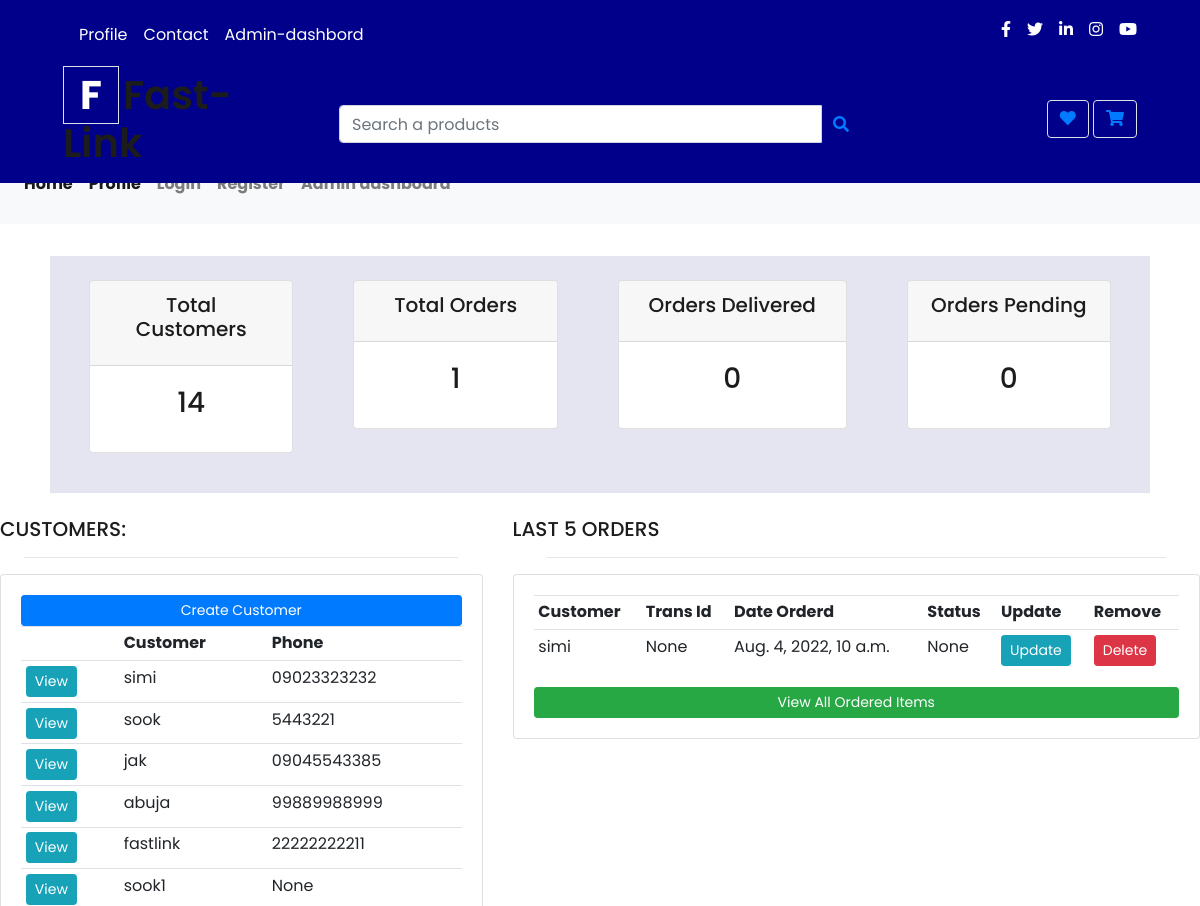
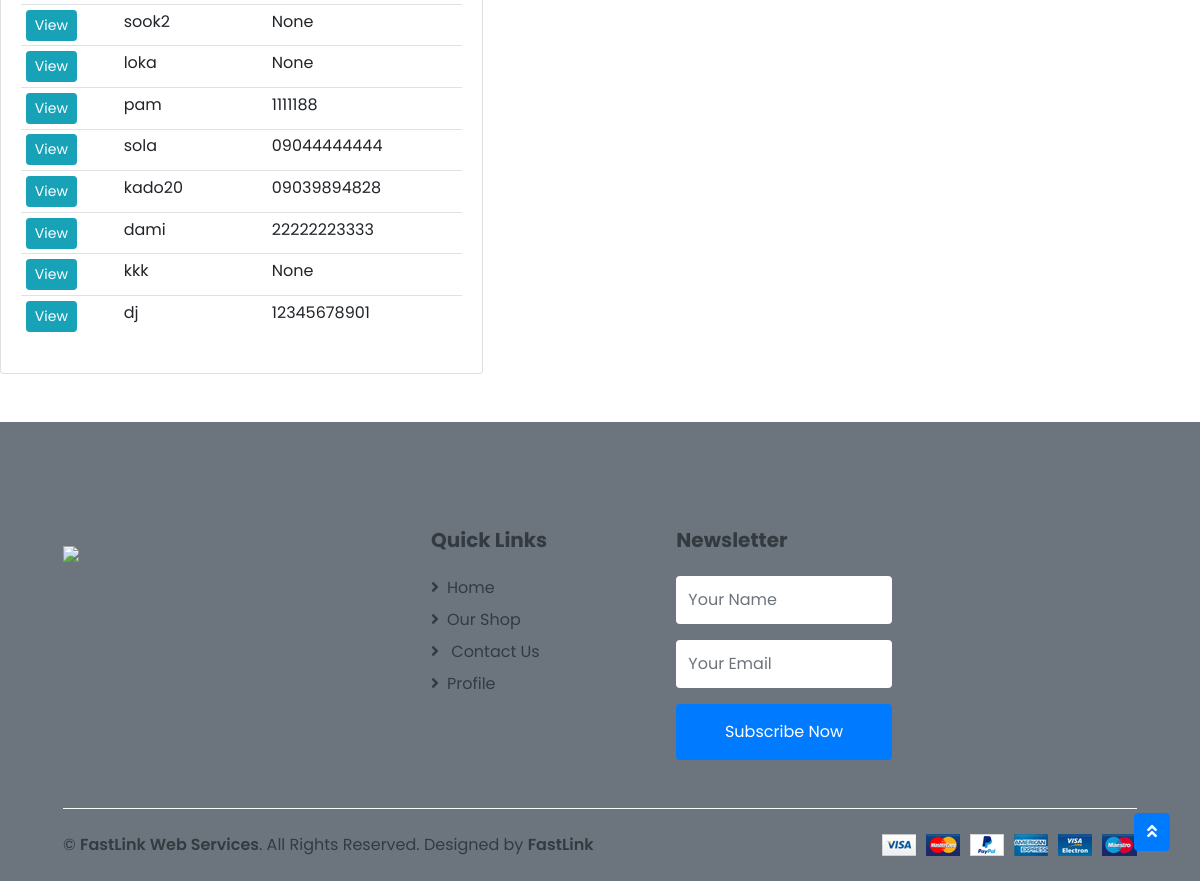
The app's page /dashboard, older data (2 pictures, top to bottom).
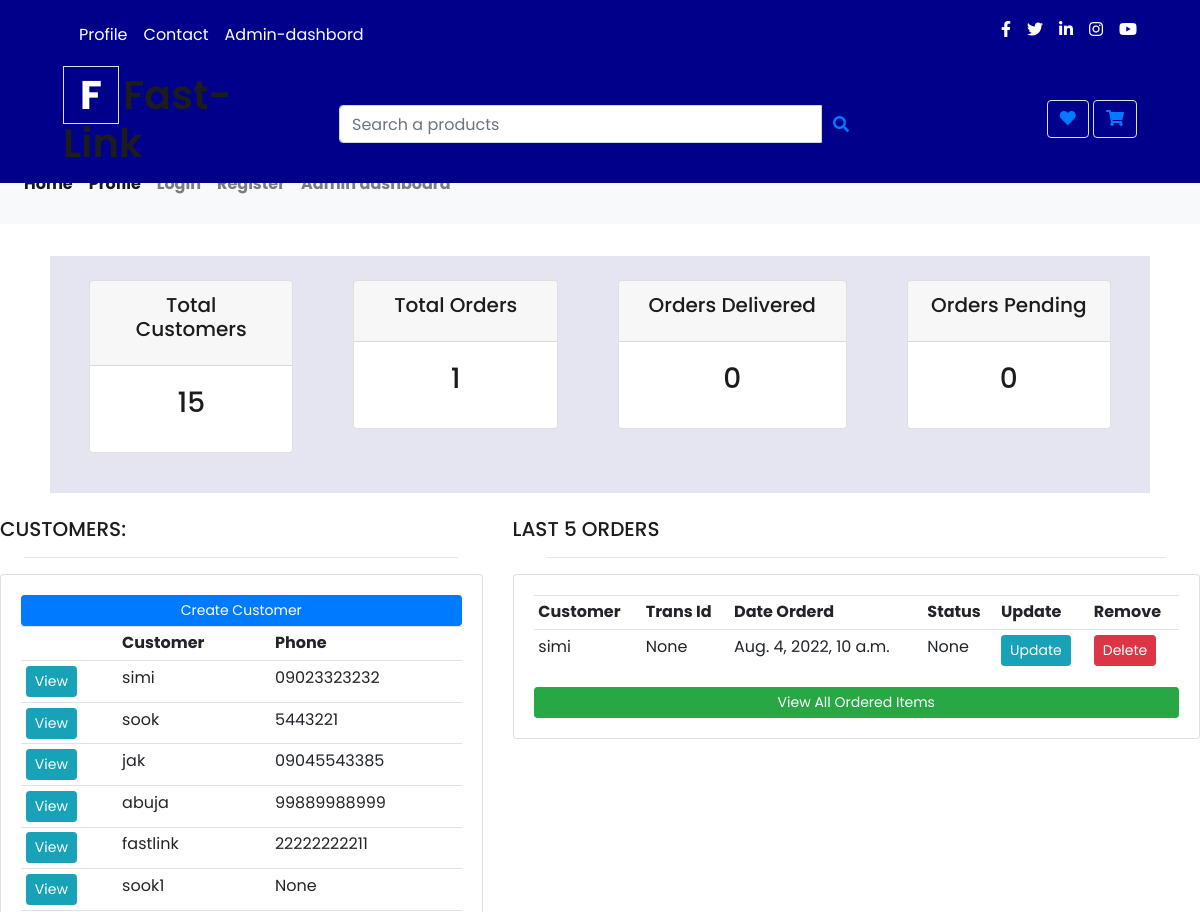
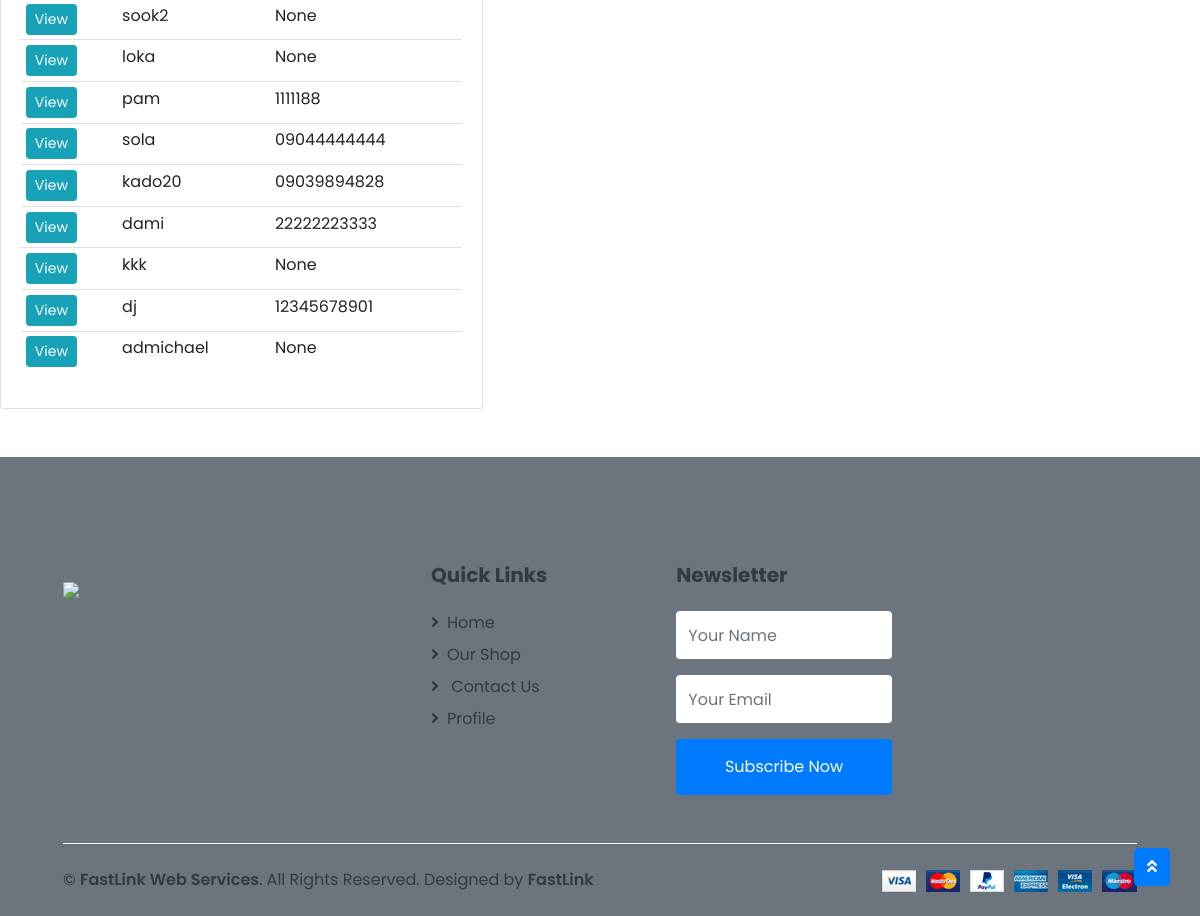
The same page, newer data (2 pictures, top to bottom).
### store/models.py (models this page shows, shortened)
class Customer(models.Model):
	user = models.OneToOneField(User, on_delete=models.CASCADE, related_name= 'customer', null=True, blank=True,)
	name = models.CharField(max_length=200, null=True)
	email = models.CharField(max_length=200)
	phone = models.CharField(max_length=11, null=True)
	profile_pic = models.ImageField(null=True, blank=True)
	def __str__(self):
		return self.name

class Order(models.Model):
	STATUS = (
		('Pending', 'Pending'),
		('Out for delivery', 'Out for delivery'),
		('Delivered', 'Delivered'),
		)
	product = models.ForeignKey(Product, null=True, on_delete= models.SET_NULL)
	customer = models.ForeignKey(Customer, on_delete=models.SET_NULL, null=True, blank=True)
	date_ordered = models.DateTimeField(auto_now_add=True)
	complete = models.BooleanField(default=False)
	transaction_id = models.CharField(max_length=100, null=True)
	status = models.CharField(max_length=200, null=True, choices=STATUS)
	note = models.CharField(max_length=1000, null=True)

### store/views.py (the view)
# urls.py: path('dashboard', views.dashboard, name="dashboard"),
def dashboard(request):
    orders = Order.objects.all()
    customers = Customer.objects.all()
    total_customers = customers.count()
    total_orders = orders.count()
    delivered = orders.filter(status='Delivered').count()
    pending = orders.filter(status='Pending').count()
    context = {'orders':orders, 'total_customers':total_customers, 'customers':customers,
    'total_orders':total_orders,'delivered':delivered,
    'pending':pending }
    return render(request, 'store/dashboard.html', context)

### store/templates/store/dashboard.html
{% extends 'store/main2.html' %}
{% load static %}
{% block content %}
{% include 'store/status.html' %}
<br>
<div class="row">
	<div class="col-md-5">
		<h5>CUSTOMERS:</h5>
		<hr>
		<div class="card card-body">
			<a class="btn btn-primary  btn-sm btn-block" href="">Create Customer</a>
			<table class="table table-sm">
				<tr>
					<th></th>
					<th>Customer</th>
					<th>Phone</th>
				</tr>
				{% for customer in customers %}
					<tr>
						<td><a class="btn btn-sm btn-info" href="{% url 'customer' customer.id %}">View</a></td>
						<td>{{customer.name}}</td>
						<td>{{customer.phone}}</td>
					</tr>
				{% endfor %}
			</table>
		</div>
	</div>
	<div class="col-md-7">
		<h5>LAST 5 ORDERS</h5>
		<hr>
		<div class="card card-body">
			<table class="table table-sm">
				<tr>
					<th>Customer</th>
					<th>Trans Id</th>
					<th>Date Orderd</th>
					<th>Status</th>
					<th>Update</th>
					<th>Remove</th>
				</tr>
				{% for order in orders %}
					<tr>
						<td>{{order.customer}}</td>
						<td>{{order.transaction_id}}</td>
						<td>{{order.date_ordered}}</td>
						<td>{{order.status}}</td>
						<td><a class="btn btn-sm btn-info" href="{% url 'update_order' order.id %}">Update</a></td>
						<td><a class="btn btn-sm btn-danger" href="{% url 'delete_order' order.id %}">Delete</a></td>
					</tr>
				{% endfor %}
			</table>
			<a class="btn btn-sm btn-success" href="{% url 'orderitems' %}">View All Ordered Items</a>
		</div>
	</div>
</div>
{% endblock %}

Row changes from the older to the newer data that the page shows:
added Customer: name "admichael", phone "None"
Text that changed along with them:
{{ total_customers }}: "14" → "15"
